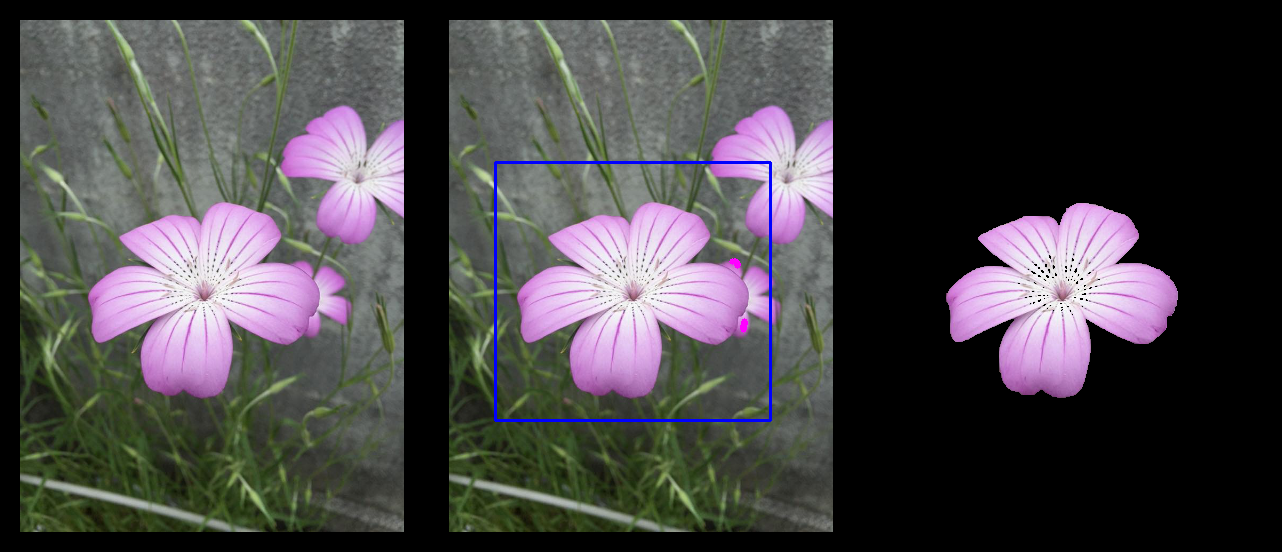
#> input picture daikon/grabcut.png, 1282 x 552 px; the run also reads 1 picture not shown here
$ jupyter execute --allow-errors P20170928SegmentationWithGrubCut.ipynb   (shell and % lines are left out)
#> lines starting #> are read from the running program, lines starting #| are printed output that depends on the picture; after the words box and inside, x2 and y2 are one past the last pixel; in counts of white or black regions, pixels touching at a corner belong together
## GrubCut を用いた対話的画像切り出し

=================================================

最初に読んで下さい。

　　実行すると画像ウィンドウが２つ開きます。１つは入力画像でもう一つは抽出結果の表示用です。

1. まず最初にマウスドラッグで対象を矩形で囲んでください。失敗した時は *R* で最初に戻ることができます。
  1ステップだけ戻るような気のきいた機能はありません。
2. 確定したら、**Enter** キーを押して下さい。 GrabCutという手法による切り出しが実行されます。  切り出しには少し時間がかかりますので切り出しが完了するまで少し待って下さい。
3. 切り出しがうまくいっていない場合は前景と背景のヒントを与えて**Enter** キー再度切り出しを実行する、
という手順を満足がいく結果が得られるまで繰り返してください。

 - '0' - 背景領域を指定。
 - '1' - 前景領域を指定。
 - '2' - 背景の割合の多い領域であるという指定。
 - '3' - 前景の割合の多い領域であるという指定。
 - '9' - ９０度回転
 - 'R' - 初期化
 - 'S'  - 結果の保存
 - '+,-' - ブラシサイズを大きくする、小さくする


# メイン

[cell 1]
'''
 *  最初に矩形で対象を囲み、Enter を押して下さい。初期切り出しが実行されます。
 * 　０　を押すと削除指定モードになります。不要な部分をマウスで適当になぞり、Enter を押すと
 　　　指定した領域に接続する類似領域が削除されます。
 * もし必要な領域が削除されてしまったら、１を押してその領域を指定し、Enterを押します。
 * 何も指定せずに何度か Enter を押すとゴミが消えることがあります。

 - 0 - 背景領域を指定。
 - 1 - 前景領域を指定。
 - 2 - 背景の割合の多い領域であるという指定。
 - 3 - 前景の割合の多い領域であるという指定。
 - 9 - ９０度回転
 - R - 初期化
 - S  - 結果の保存
 - ± - ブラシサイズを大きくする、小さくする
 - Enter  - セグメンテーションの実行
'''
import numpy as np
import math
import cv2
import sys

import tkinter
import tkinter.filedialog
import tkinter.messagebox

root=tkinter.Tk()
root.withdraw()

BLUE = [255,0,0]        # rectangle color
RED = [0,0,255]         # PR BG
GREEN = [0,255,0]       # PR FG
MAGENTA = [255,0,255]    # sure BG
BLACK = [0,0,0]
WHITE = [255,255,255]   # sure FG
MINRECTSIZE = 400 # 領域指定とそうでない操作の切り分けのための矩形面積の下限

IMAGESIZE = 512  # 強制的に画像サイズをの数字以下に縮小する。

DRAW_BG = {'color' : MAGENTA, 'val' : 0}
DRAW_FG = {'color' : WHITE, 'val' : 1}
DRAW_PR_FG = {'color' : GREEN, 'val' : 3}
DRAW_PR_BG = {'color' : RED, 'val' : 2}

# filename = "horyou2c6k.jpg"
# filename = "yumiko.png"

def main():
    global img,img2,orig,output,value,mask,shrinkN,filename, mouseCallBacker

    print( __doc__ )
    print("画像ファイルを選んで下さい")
    filename = readFilePath()
#> the answer given: pics/TEST.png

    #orig = getbase2img(cv2.imread(filename))  # 2のべき乗のサイズになるようパディング
    orig = cv2.imread(filename)
    img = orig.copy()
    # img, shrinkN = shrink(img,size=512)   # 表示のため縦横いずれも512以下になるまで縮小
    img = resize(img, size=512)   # 表示のため縦横いずれも512以下になるまで縮小
    img2 = img.copy()                        # a copy of original image

    mask = np.zeros(img.shape[:2],np.uint8) # mask initialized to PR_BG
    output = np.zeros(img.shape,np.uint8)           # output image to be shown

    # input and output windows
    cv2.namedWindow('output')
    cv2.namedWindow('input')
    cv2.imshow('output',output)
    cv2.imshow('input', img)

    mouseCallBacker = myMouse('input')

    cv2.moveWindow('input',img.shape[1],90)

    # print(" マウスの左ドラッグで抽出対象を囲って下さい \n")

    do_keyEventLoop()

    cv2.destroyAllWindows()
    cv2.waitKey(1) # jupyter notebook の場合、destroyWindowの後に waitKey しないと終了できなくなる

# キーイベントの処理（これが事実上のメインループ）

[cell 2]
def do_keyEventLoop():
    global img,img2,output,value,mask, rect,frame_or_mask, mouseCallBacker
    # キーイベントループ
    while(1):

        k = cv2.waitKey(1) # 1milisecond 入力を受け付ける　　0にすると無限に待ってしまう

        if k == 27:         # 終了は ESC
            break

        elif k == ord('0'): # 背景領域の指定
            # print(" 背景領域を指定 \n")
            value = DRAW_BG
        elif k == ord('1'): # 対象の指定
            # print(" 切り出し対象領域を指定 \n")
            value = DRAW_FG
        elif k == ord('2'): # 背景かも知れない領域の指定
            # print(" 背景かも知れない領域の指定 \n")
            value = DRAW_PR_BG
        elif k == ord('3'): # 前景かもしれない領域の指定
            # print(" 前景かもしれない領域の指定 \n")
            value = DRAW_PR_FG

        elif k == ord('+'):
            mouseCallBacker.thicknessUp()

        elif k == ord('-'):
            mouseCallBacker.thicknessDown()

        elif k == ord('9'): # 90度回転
            # print(" 回転します\n")
            img = img.transpose(1,0,2)[::-1,:,:]
            img2=img2.transpose(1,0,2)[::-1,:,:]
            mask=mask.transpose(1,0)[::-1,:]
            output=output.transpose(1,0,2)[::-1,:,:]
            width , height = img.shape[1], img.shape[0]
            rect= (rect[1],height-rect[0]-rect[2],rect[3],rect[2])
            cv2.imshow('output',redmasked(output))
            cv2.imshow('input',img)

        elif k == ord('s'): # 画像の保存
            bar = np.zeros((img.shape[0],5,3),np.uint8)
            res = np.hstack((img2,bar,img,bar,output))

            print("抽出結果を保存するパスを選んで下さい（拡張子は不要）")
            savepath = saveFilePath()
            cv2.imwrite(savepath+".png",output)
            cv2.imwrite('grabcut_output.png',res)
            print("抽出結果は保存先:{}に、\n, それとは別に合成画像を grabcut_output.png に結果を保存しました.\n".format(savepath+".png"))

        elif k == ord('r'): # reset everything
            print("リセット \n")
            mouseCallBacker.init()
            img = img2 .copy()  # 画像を復元
            mask = np.zeros(img.shape[:2],np.uint8) # mask initialized to PR_BG
            output = np.zeros(img.shape,np.uint8)           # 出力画像用
            mouseCallBacker.thickness = 3

        elif k == 13 : #  Enter キー  セグメンテーションの実行
            # print("セグメンテーションの実行中。新しいメッセージが表示されるまでお待ち下さい。 \n")
            if (frame_or_mask == 0):         # grabcut with rect
                bgdmodel = np.zeros((1,65),np.float64)
                fgdmodel = np.zeros((1,65),np.float64)
                mask = mask.copy()
                cv2.grabCut(img2,mask,rect,bgdmodel,fgdmodel,1,cv2.GC_INIT_WITH_RECT)
                frame_or_mask = 1
            elif frame_or_mask == 1:         # grabcut with mask
                bgdmodel = np.zeros((1,65),np.float64)
                fgdmodel = np.zeros((1,65),np.float64)
                cv2.grabCut(img2,mask,rect,bgdmodel,fgdmodel,1,cv2.GC_INIT_WITH_MASK)
            # print(" 抽出がうまくいっていない場合は、手動でタッチアップしてから再度 N  を押して下さい。\n ０、２　背景領域の指定、１，３ 抽出対象領域の指定 \n")

        mask2 = np.where((mask==1) + (mask==3),255,0).astype('uint8')
        output = cv2.bitwise_and(img2,img2,mask=mask2)

# マウスイベントを扱うクラス

[cell 3]
class myMouse:
    def __init__(self, windowname):
        self.init()
        cv2.setMouseCallback(windowname, self.callBack, None)

    def init(self):
        global value,mask,framing,framed,drawing,rect,frame_or_mask
        # setting up flags
        rect = (0,0,1,1)
        drawing = False         # 描画モードオン
        framing = False           # 選択枠設定中
        framed = False       # 枠設定は完了している
        frame_or_mask = 100      # flag for selecting rect or mask mode
        value = DRAW_FG         # drawing initialized to FG
        self.thickness = 3           # ブラシサイズ

    def thicknessUp(self):
        self.thickness +=1

    def thicknessDown(self):
        if self.thickness > 0:
            self.thickness -=1

    # [33 lines left out: function callBack, not called in this run]

# 画像サイズの調整プログラム

[cell 4]
# 画像サイズの縦か横の大きい方が指定サイズになるようにリサイズする。
def resize(img, size=512):
#> called with size = 512
    maxsize = np.max(np.array(img.shape[:2]))
#> maxsize = 600
    height = size*img.shape[0]//maxsize
#> height = 341
    width = size*img.shape[1]//maxsize
#> width = 512
    output = np.zeros((height+40, width+40,3),np.uint8)
    output[20:20+height,20:20+width]=cv2.resize(img,(width,height))
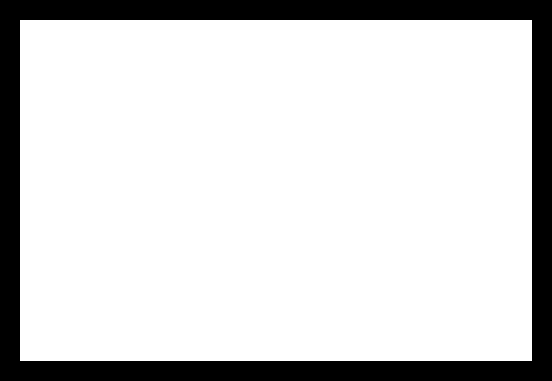
#> output: shape (381, 552, 3); 83% white; 1 black region, box (x1, y1, x2, y2) and area: (0, 0, 552, 381) 35720
    return output

# [11 lines left out: function redmasked, not called in this run]

# ファイルオープンダイアログ

[cell 5]
import tkinter
import tkinter.filedialog
import tkinter.messagebox
root=tkinter.Tk()
root.withdraw()

def readFilePath():
    fTyp=[('画像ファイルの選択',['jpg','png'])]
    filename=tkinter.filedialog.askopenfilename(filetypes=fTyp,initialdir = './pics')
    print("処理対象ファイル",filename)
    return filename

def saveFilePath():
    filename = tkinter.filedialog.asksaveasfilename()
    return filename

# メインプログラムの実行

[cell 6]
main()
#> (key Esc is pressed here)

[cell 7]
from PIL import Image

#> (a cell that did not finish here is left out)

#> (a cell that did not finish here is left out)

#> (a cell that did not finish here is left out)

[cell 11]
Image.open("grabcut.png").resize((600,300))
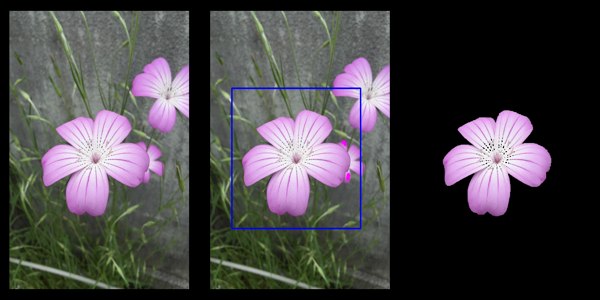
#> Out: PIL image 600x300 RGB; mean R, G, B 70.6, 67.7, 69.8

#> (a cell that did not finish here is left out)

#> the answer given: pics/bindaikon.png
